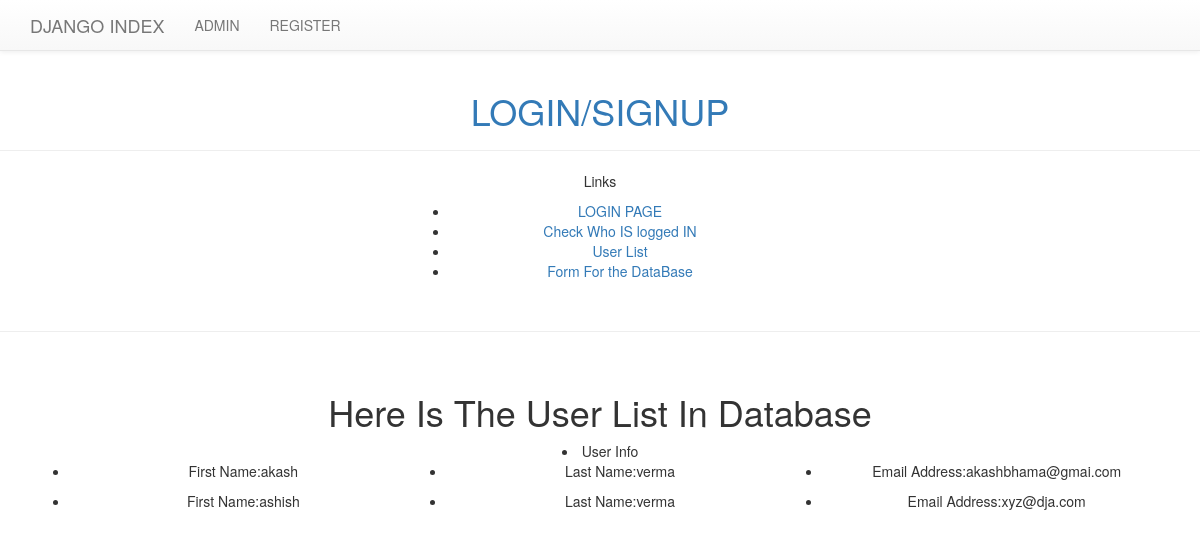
The app's page /myapp/user/, older data.
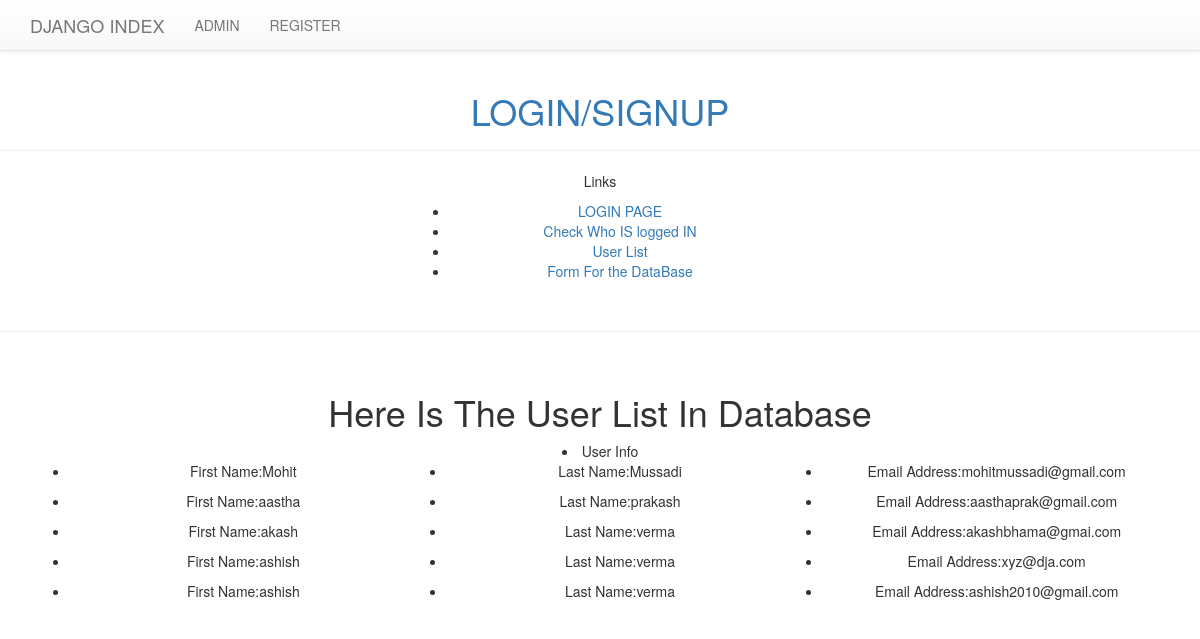
The same page, newer data.
### myapp/models.py (models this page shows, shortened)
class User_detail(models.Model):
    firstname = models.CharField(max_length=20)
    lastname = models.CharField(max_length=20)
    email = models.EmailField(max_length=264, unique=True)

### myapp/views.py (the view)
def show_user(request):
    user_dic = User_detail.objects.order_by('firstname')
    return render(request, 'myapp/users.html', {'user_list': user_dic})

### myapp/templates/myapp/users.html
{% extends "myapp/base.html" %}
<{% block content %} <div class="container" style="text-align:center">
    <h1>Here Is The User List In Database</h1>
    <li>User Info</li> {% if user_list %} {% for user in user_list %}
    <ul>
        <div class="row">
            <div class="col-md-4">
                <li>First Name:{{user.firstname}}</li>
            </div>
            <div class="col-md-4">
                <li>Last Name:{{user.lastname}}</li>
            </div>
            <div class="col-md-4">
                <li> Email Address:{{user.email}}</li>
            </div>
        </div>
    </ul>
    {% endfor %} {% endif %}
    </div>
    {% endblock content %}

Row changes from the older to the newer data that the page shows:
added User_detail: firstname "Mohit", lastname "Mussadi", email "mohitmussadi@gmail.com"
added User_detail: firstname "aastha", lastname "prakash", email "aasthaprak@gmail.com"
added User_detail: firstname "ashish", lastname "verma", email "ashish2010@gmail.com"
